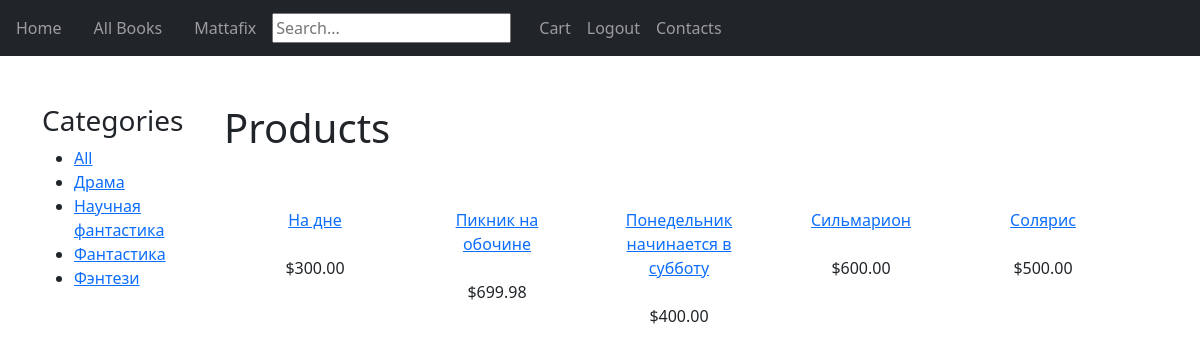
The page /catalog/books/ (signed in) on the database its author committed.
### catalog/models.py (models this page shows, shortened)
class Category(models.Model):
    name = models.CharField(max_length=200, db_index=True)
    slug = models.SlugField(max_length=200, db_index=True, unique=True)
    class Meta:
        ordering = ('name',)
        verbose_name = 'Категория'
        verbose_name_plural = 'Категории'
    def get_absolute_url(self):
        return reverse('catalog:books-by-genre',
                        args=[self.slug])

class Book(models.Model):
    author = models.ForeignKey(Author,null=True,on_delete=models.CASCADE)
    category = models.ForeignKey(Category, related_name='products',on_delete=models.CASCADE)
    name = models.CharField(max_length=200, db_index=True,default="Book")
    slug = models.SlugField(max_length=200, db_index=True)
    description = models.TextField(blank=True)
    price = models.DecimalField(max_digits=10, decimal_places=2)
    stock = models.PositiveIntegerField(default=20)
    available = models.BooleanField(default=True)
    click_count = models.IntegerField(default=0)
    order_count = models.IntegerField(default=0)
    class Meta:
        ordering = ('name',)
        index_together = (('id', 'slug'),)
    def get_absolute_url(self):
        return reverse('catalog:book-detail', args=[str(self.id)])

### catalog/views.py (the view)
@login_required(login_url='login/')
def book_list(request, category_slug=None):
    paginate_by = 4
    category = None
    categories = Category.objects.all()
    products = Book.objects.filter(available=True)
    if category_slug:
        category = get_object_or_404(Category, slug=category_slug)
        products = products.filter(category=category)
    return render(request,
                  'catalog/book_list.html',
                  {'category': category,
                   'categories': categories,
                   'products': products})

### catalog/templates/catalog/book_list.html
{% extends 'base_generic.html' %}
{% block content %}
    <div id="sidebar" class="nav nav-pills flex-column mb-auto" style="width: fit-content;">
        <h3>Categories</h3>
        <ul>
            <li {% if not category %} class="selected"{% endif %}>
                <a href="{% url "catalog:books" %}">All</a>
            </li>
            {% for c in categories %}
                <li {% if category.slug == c.slug %} class="selected" {% endif %}>
                    <a href="{{ c.get_absolute_url }}">{{ c.name }}</a>
                </li>
            {% endfor %}
        </ul>
    </div>
    <div class="d-flex flex-column mx-4">
        <h1>{% if category %}{{ category.name }}{% else %}Products{% endif %}</h1>
        <div class="d-flex my-5">
            {% for product in products %}
            <br/>
                <div class="item  d-flex flex-column text-center mx-3 align-items-center" style="width: 150px;height: 150px;">
                    <a href="{{ product.get_absolute_url }}">{{ product.name }}</a><br>
                    ${{ product.price }}
                </div>
            {% endfor %}
        </div>
    </div>
{% endblock %}

### catalog/templates/base_generic.html (shortened to what this page needs)
<!doctype html>
<html lang="en">
<head>
    <link href="https://cdn.jsdelivr.net/npm/bootstrap@5.0.2/dist/css/bootstrap.min.css" rel="stylesheet">
    {% load static %}
        <link rel="stylesheet" href="{% static 'css/style.css' %}">
</head>
<body class="h-100">
    <nav class="navbar navbar-expand-lg navbar-dark bg-dark">
        {% block header %}
            <div class="navbar-nav">
                {% if user.is_authenticated %}
                <a class = 'navbar-item nav-link mx-2' href="{% url 'catalog:index'%}">Home</a>
                <a class = 'navbar-item nav-link mx-2' href="{% url 'catalog:books' %}">All Books</a>
                <a class = 'navbar-item nav-link mx-2' href="{% url 'catalog:profile' username=request.user.username%}">{{user.username}}</a>
                <form action = "{% url 'catalog:search_result' %}"  class="d-flex align-items-center">
                    <input name="q" type="text" placeholder="Search...">
                </form>
                <a class = 'navbar-item nav-link' href = "{% url 'cart:cart_detail'%}" style="margin-left: 20px;">Cart</a>
                <a class = 'navbar-item nav-link' href = "{% url 'catalog:logout' %}">Logout</a>
                <a class = 'navbar-item nav-link' href="{% url 'catalog:contacts' %}">Contacts</a>
                {%endif%}
            </div>
        {% endblock %}
    </nav>
    <div class="container h-100 mt-5 d-flex">
                {% block content %}{% endblock %}
            </div>
</body>
</html>

### rows shown on the page
Category: name "Драма"
Category: name "Научная фантастика"
Category: name "Фантастика"
Category: name "Фэнтези"
Book: name "На дне", price "300.00"
Book: name "Пикник на обочине", price "699.98"
Book: name "Понедельник начинается в субботу", price "400.00"
Book: name "Сильмарион", price "600.00"
Book: name "Солярис", price "500.00"

### other values the page prints
{{ user.username }} "Mattafix"
